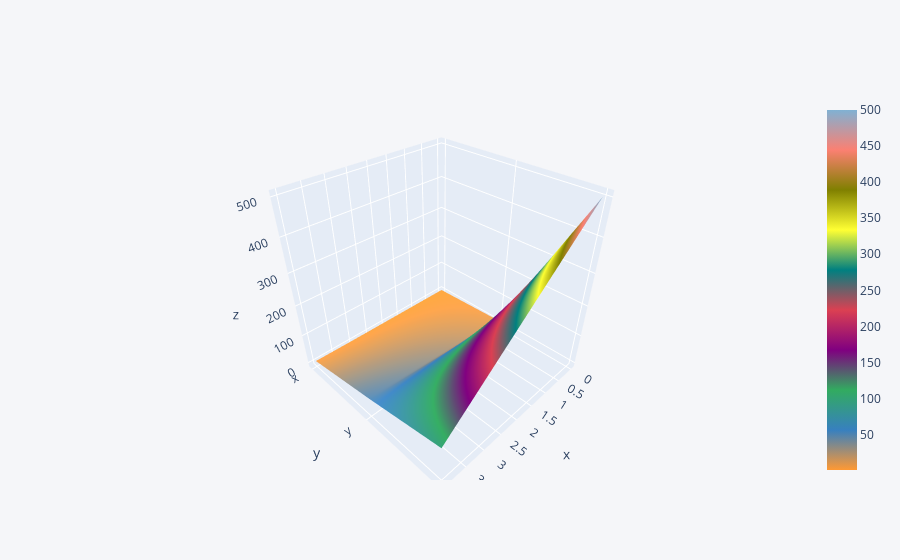

This figure's notebook cell:
### Code cell
df8.iplot(kind='surface')

### Figure 1 — Plotly figure (JSON) as saved in the notebook; plotly's stock layout.template omitted (floating-point values rounded to 4 significant figures)
{"data": [{"colorscale": [[0, "rgb(255, 153, 51)"], [0.1111, "rgb(55, 128, 191)"], [0.2222, "rgb(50, 171, 96)"], [0.3333, "rgb(128, 0, 128)"], [0.4444, "rgb(219, 64, 82)"], [0.5556, "rgb(0, 128, 128)"], [0.6667, "rgb(255, 255, 51)"], [0.7778, "rgb(128, 128, 0)"], [0.8889, "rgb(251, 128, 114)"], [1, "rgb(128, 177, 211)"]], "type": "surface", "x": [0, 1, 2, 3, 4], "y": ["x", "y", "z"], "z": [[1, 2, 3, 4, 6], [10, 20, 30, 40, 50], [500, 400, 300, 200, 100]]}], "layout": {"legend": {"bgcolor": "#F5F6F9", "font": {"color": "#4D5663"}}, "paper_bgcolor": "#F5F6F9", "plot_bgcolor": "#F5F6F9", "title": {"font": {"color": "#4D5663"}}, "xaxis": {"gridcolor": "#E1E5ED", "showgrid": true, "tickfont": {"color": "#4D5663"}, "title": {"font": {"color": "#4D5663"}, "text": ""}, "zerolinecolor": "#E1E5ED"}, "yaxis": {"gridcolor": "#E1E5ED", "showgrid": true, "tickfont": {"color": "#4D5663"}, "title": {"font": {"color": "#4D5663"}, "text": ""}, "zerolinecolor": "#E1E5ED"}}}
